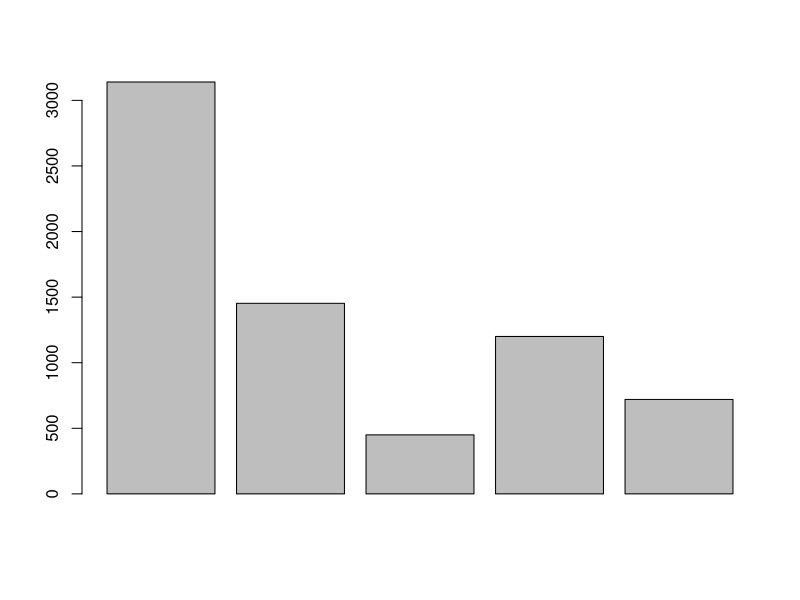
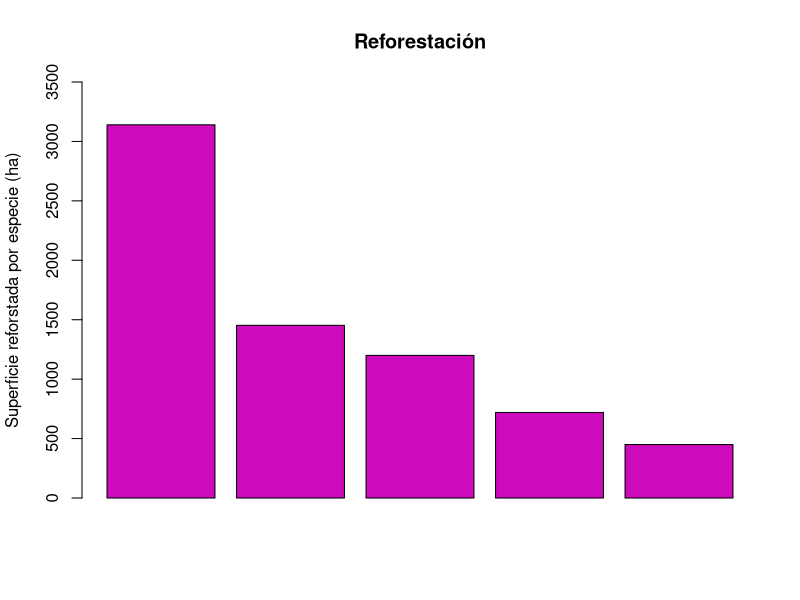
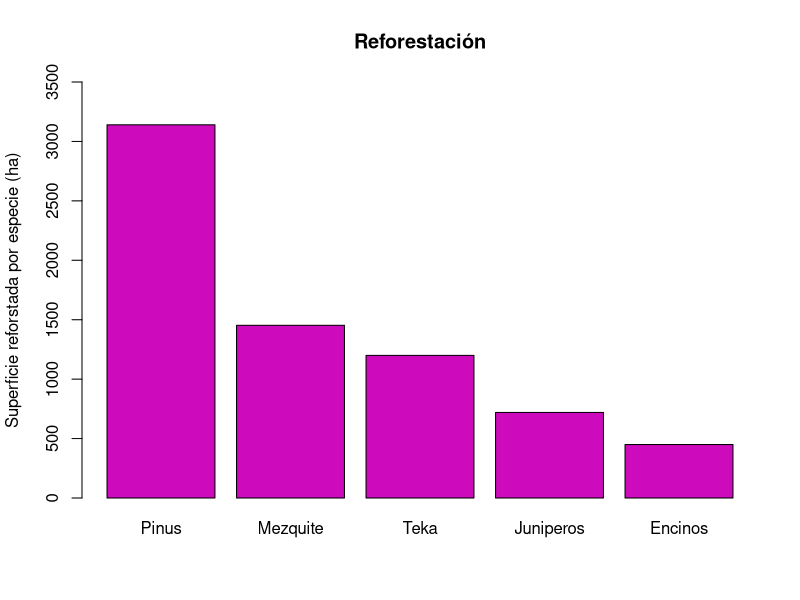

Recreate these plots in R, in order.
# Tarea 1

## Problema 1:

pinus <- 3140
mezquite <- 1453
encinos <- 450
teka <- 1200
juniperos <- 720

superficie <- c(pinus, mezquite, encinos, teka, juniperos)

barplot(superficie)

creciente <- sort(superficie, decreasing = FALSE)

decreciente <- sort(superficie, decreasing = TRUE)

barplot(decreciente, main = "Reforestación", ylab = "Superficie reforstada por especie (ha)", ylim = c(0,3500), col = 6, )

barplot(decreciente, main = "Reforestación", ylab = "Superficie reforstada por especie (ha)", ylim = c(0,3500),
        col = 6, names.arg = c("Pinus", "Mezquite", "Teka", "Juniperos", "Encinos"))

media_superficie <- mean(superficie)

media_superficie

## Problema 2:

germinacion <- c(4, 1, 6, 2, 4, 2, 4, 2, 4, 6, 3, 5, 3, 2, 5, 4, 0, 5, 4,
2, 4, 5, 3, 5, 3, 5, 4, 3, 6, 2)


media_germinacion <- mean(germinacion)

media_germinacion

help(sd)

sd(germinacion, na.rm = FALSE)

## Problema 3:

altura <- c(38, 14, 44, 11, 9, 21, 39, 28, 41, 4, 35, 24, 36, 12,
            20, 31, 24, 25, 10, 21, 11, 36, 37, 20, 26)

media_altura <- mean(altura)

media_altura

sd (altura)
